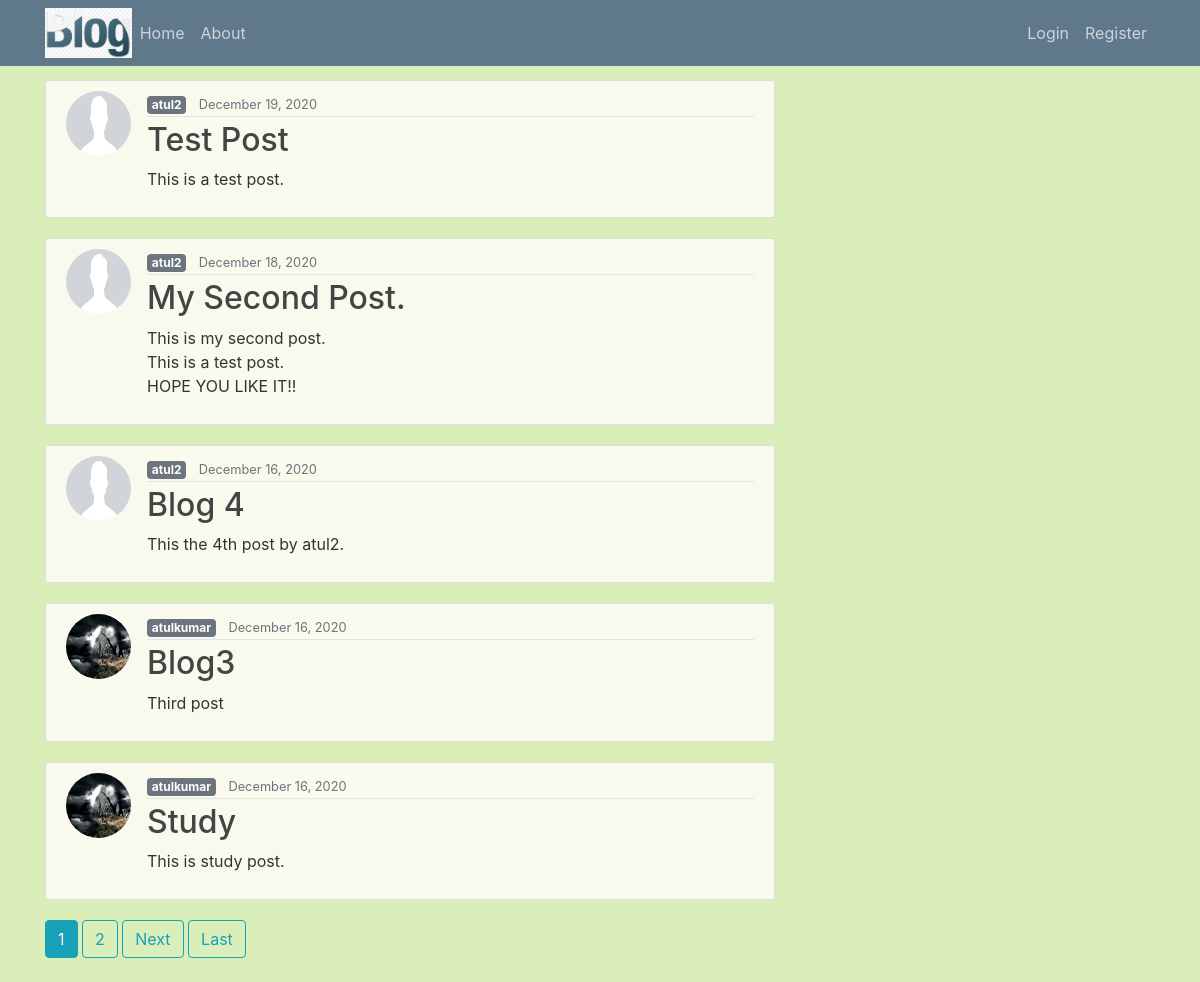
Before: / with the older database file.
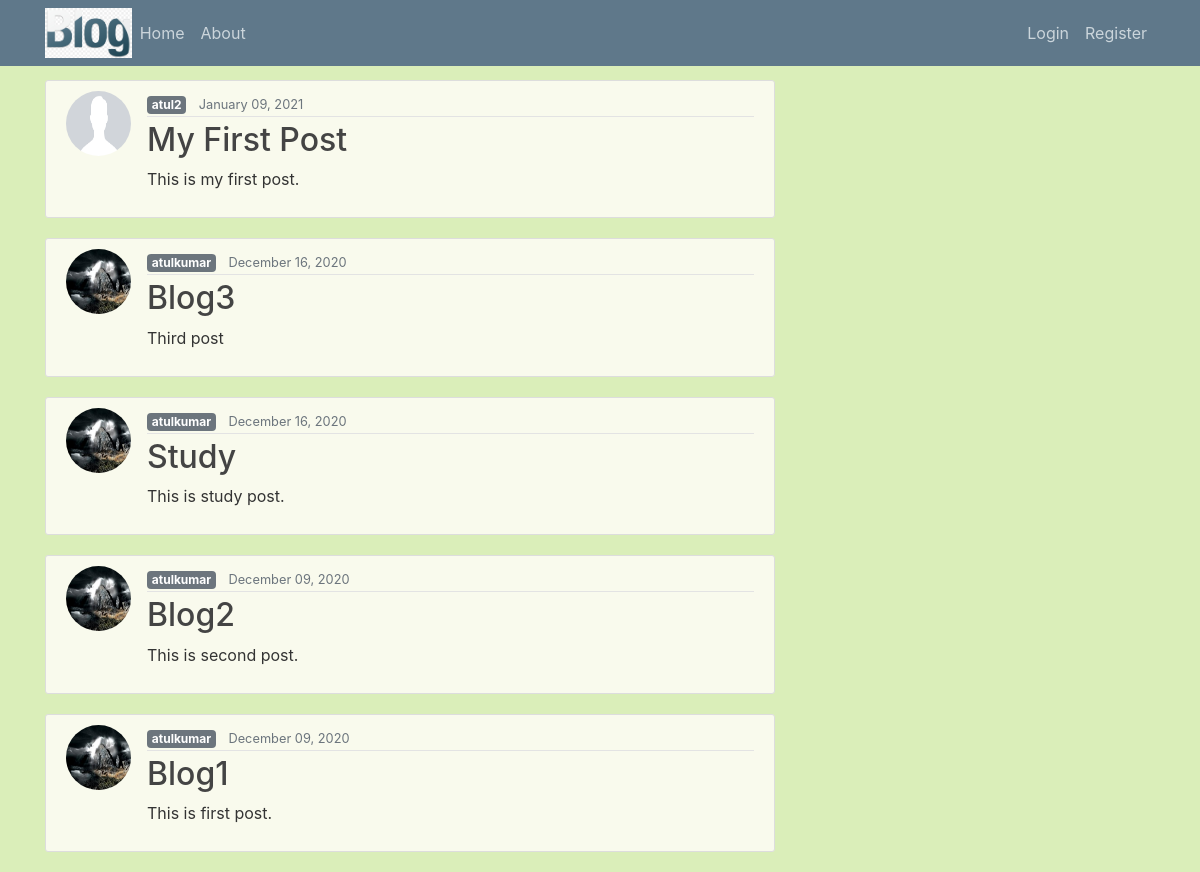
After: the same page with the newer database file.
### blog/models.py (models this page shows, shortened)
class Post(models.Model):
    title=models.CharField(max_length=100)
    content=models.TextField()
    date_posted=models.DateTimeField(default=timezone.now)
    author=models.ForeignKey(User,on_delete=models.CASCADE)
    likes= models.ManyToManyField(User, related_name='likes', blank=True)
    dislikes= models.ManyToManyField(User, related_name='dislikes', blank=True)

### users/models.py (models this page shows, shortened)
class Profile(models.Model):
    user=models.OneToOneField(User, on_delete=models.CASCADE)
    image=models.ImageField(default='default.png',upload_to='profile_pics')

### blog/views.py (the view)
# urls.py: path('',views.PostListView.as_view(),name='blog-home'),
class PostListView(ListView):
    model= Post
    template_name= 'blog/home.html'
    context_object_name= 'posts'
    ordering= ['-date_posted']
    paginate_by= 5

### blog/templates/blog/home.html (shortened to what this page needs)
{% extends 'blog/base.html' %}
{% load static %}
{% block content %}
  {% for post in posts %}
    <a href="{% url 'post-detail' post.id %}">
      <article class="media content-section">
        <img class="rounded-circle article-img" src="{{post.author.profile.image.url}}">
        <div class="media-body">
          <div class="article-metadata">
            <a class="mr-2 badge badge-secondary" href="{% url 'user-posts' post.author.username %}">{{ post.author }}</a>
            <small class="text-muted">{{ post.date_posted|date:"F d, Y" }}</small>
          </div>
          <h2><a class="article-title" href="{% url 'post-detail' post.id %}">{{ post.title }}</a></h2>
          <p class="article-content">{{ post.content }}</p>
        </div>
      </article>
    </a>
  {% endfor %}
  {%  if is_paginated %}
    {% for num in page_obj.paginator.page_range %}
      {% if page_obj.number == num %}
        <a class="btn btn-info mb-4" href="?page={{num}}">{{num}}</a>
      {% elif num > page_obj.number|add:'-3' and num < page_obj.number|add:'+3' %}
        <a class="btn btn-outline-info mb-4" href="?page={{num}}">{{num}}</a>
      {% endif %}
    {% endfor %}
    {% if page_obj.has_next %}
      <a class="btn btn-outline-info mb-4" href="?page={{ page_obj.next_page_number }}">Next</a>
      <a class="btn btn-outline-info mb-4" href="?page={{ page_obj.paginator.num_pages }}">Last</a>
    {% endif %}
  {% endif %}
{% endblock content %}

Changed rows visible on the page:
removed Post: author.profile.image (placeholder picture), author "atul2", date_posted "December 19, 2020", title "Test Post", content "This is a test post."
removed Post: author.profile.image (placeholder picture), author "atul2", date_posted "December 18, 2020", title "My Second Post.", content "This is my second post. This is a test post. HOPE YOU LIKE IT!!"
removed Post: author.profile.image (placeholder picture), author "atul2", date_posted "December 16, 2020", title "Blog 4", content "This the 4th post by atul2."
added Post: author.profile.image (placeholder picture), author "atul2", date_posted "January 09, 2021", title "My First Post", content "This is my first post."
now on this page (row unchanged): Post: author.profile.image (picture), author "atulkumar", date_posted "December 09, 2020", title "Blog2", content "This is second post."
now on this page (row unchanged): Post: author.profile.image (picture), author "atulkumar", date_posted "December 09, 2020", title "Blog1", content "This is first post."
Other visible differences:
list line gone: "1"
list line gone: "2"
text no longer shown: "Next Last"
